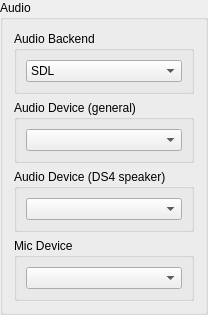
             <widget class="QGroupBox" name="groupBox_3">
              <property name="title">
               <string>Audio</string>
              </property>
              <layout class="QVBoxLayout" name="verticalLayout_19">
               <item>
                <widget class="QGroupBox" name="audioBackendGroupBox">
                 <property name="title">
                  <string>Audio Backend</string>
                 </property>
                 <layout class="QVBoxLayout" name="verticalLayout_18">
                  <item>
                   <widget class="QComboBox" name="audioBackendComboBox">
                    <property name="currentText">
                     <string notr="true">SDL</string>
                    </property>
                    <item>
                     <property name="text">
                      <string notr="true">SDL</string>
                     </property>
                    </item>
                    <item>
                     <property name="text">
                      <string notr="true">OpenAL</string>
                     </property>
                    </item>
                   </widget>
                  </item>
                 </layout>
                </widget>
               </item>
               <item>
                <widget class="QGroupBox" name="GenAudioGroupBox">
                 <property name="sizePolicy">
                  <sizepolicy hsizetype="Expanding" vsizetype="Preferred">
                   <horstretch>0</horstretch>
                   <verstretch>0</verstretch>
                  </sizepolicy>
                 </property>
                 <property name="title">
                  <string>Audio Device (general)</string>
                 </property>
                 <layout class="QVBoxLayout" name="verticalLayout_8">
                  <item>
                   <widget class="QComboBox" name="GenAudioComboBox"/>
                  </item>
                 </layout>
                </widget>
               </item>
               <item>
                <widget class="QGroupBox" name="DsSpeakerGroupBox">
                 <property name="title">
                  <string>Audio Device (DS4 speaker)</string>
                 </property>
                 <layout class="QVBoxLayout" name="verticalLayout_9">
                  <item>
                   <widget class="QComboBox" name="DsAudioComboBox"/>
                  </item>
                 </layout>
                </widget>
               </item>
               <item>
                <widget class="QGroupBox" name="micGroupBox">
                 <property name="title">
                  <string>Mic Device</string>
                 </property>
                 <layout class="QVBoxLayout" name="verticalLayout_16">
                  <item>
                   <widget class="QComboBox" name="micComboBox"/>
                  </item>
                 </layout>
                </widget>
               </item>
              </layout>
             </widget>
